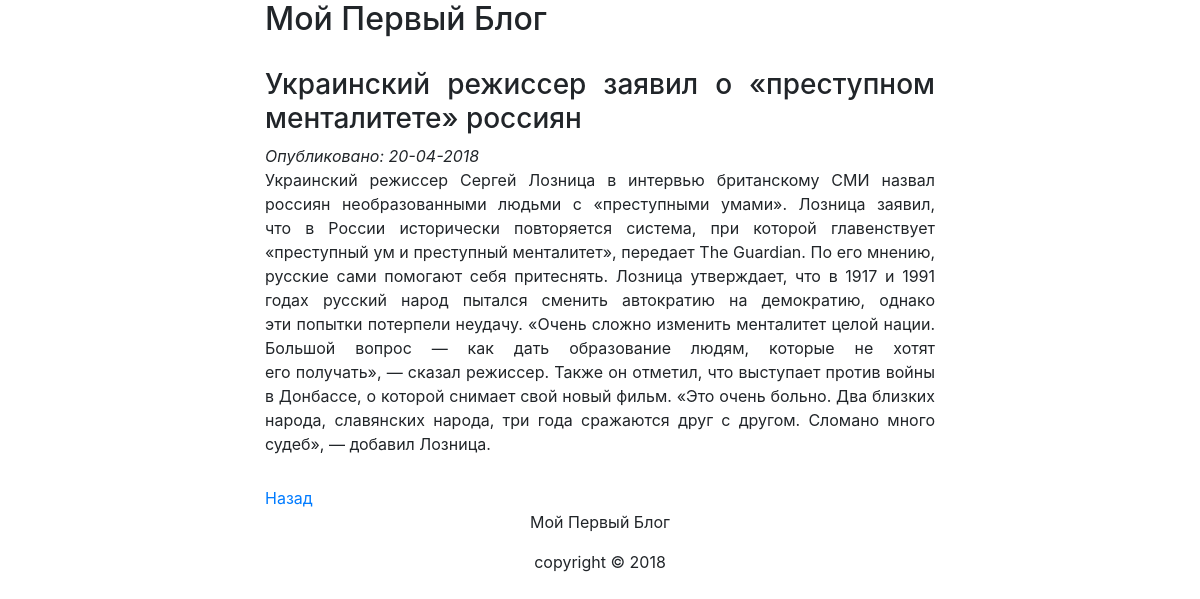
The app's page /?action=viewArticle&articleId=2 with its own data.
### tables this page shows
CREATE TABLE `articles` (
  `id` smallint(6) NOT NULL,
  `publicationDate` date NOT NULL,
  `title` varchar(255) NOT NULL,
  `summary` text NOT NULL,
  `content` mediumtext NOT NULL
);

### classes/article.php (called while the page is built, shortened)
<?php
	class Article
	{
		public function __construct($data = array())
		{
			if (isset($data["publicationDate"])) $this->publicationDate = (int) $data["publicationDate"];
			if (isset($data["title"])) $this->title = $data["title"];
			if (isset($data["content"])) $this->content = $data["content"];
		}
		public static function getById($id)
		{
			$db = new PDO(DB_DSN, DB_USERNAME, DB_PASSWORD);
			$sql = "SELECT *, UNIX_TIMESTAMP(publicationDate) AS publicationDate FROM articles WHERE id = :id";
			$statments = $db->prepare($sql);
			$statments->bindValue(":id", $id, PDO::PARAM_INT);
			$statments->execute();
			$row = $statments->fetch();
			if ($row) return new Article($row);
		}
	}
?>

### templates/viewArticle.php (the view)
<?php require_once "templates/include/header.php"; ?>
			<h2>Мой Первый Блог</h2>
			<div>
				<div class="article">
					<h3><?php echo $results["article"]->title ?></h3>
					<em>Опубликовано: <?php echo date("d-m-Y", $results["article"]->publicationDate) ?></em>
					<p><?php echo $results["article"]->content ?></p>
				</div>
				<a href="./">Назад</a>
			</div>
<?php require_once "templates/include/footer.php"; ?>

### css/style.css (style rules this page uses)
.article { margin: 30px 0; text-align: justify; }

### records on screen
articles: title "Украинский режиссер заявил о «преступном менталитете» россиян", content "Украинский режиссер Сергей Лозница в интервью британскому СМИ назвал россиян необразованными людьми с «преступными умами». Лозница заявил, что в России исторически повторяется система, при которой главенствует «преступный ум и преступный менталитет», передает The Guardian. По его мнению, русские сами помогают себя притеснять. Лозница утверждает, что в 1917 и 1991 годах русский народ пытался сменить автократию на демократию, однако эти попытки потерпели неудачу. «Очень сложно изменить менталитет целой нации. Большой вопрос — как дать образование людям, которые не хотят его получать», — сказал режиссер. Также он отметил, что выступает против войны в Донбассе, о которой снимает свой новый…"

### other values on screen
date("d-m-Y", $results["article"]->publicationDate) "20-04-2018"
